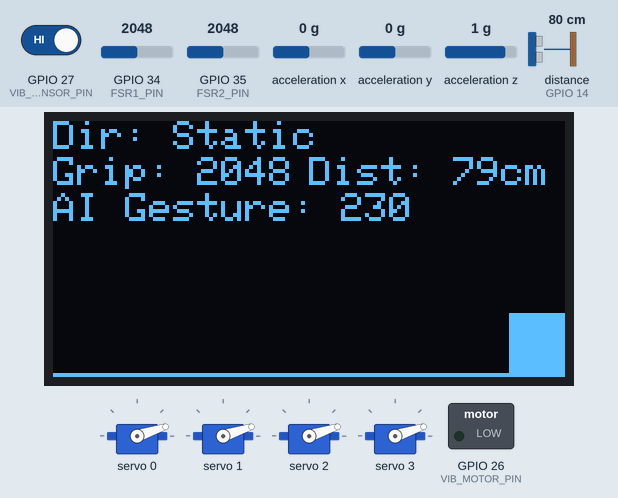
The sketch below on a simulated ESP32. Parts: 128×64 one-colour display, 4 × servo, switched loads named in the sketch (green lamp = pin HIGH). Wiring (inferred from the names in the program): ultrasonic range finder: trigger GPIO 12; echo GPIO 14. The test bench sets the inputs (shaded band); at power-on: acceleration x 0 g, GPIO 27 (VIB_SENSOR_PIN) HIGH, distance to the obstacle (sensor on GPIO 14) 80 cm, GPIO 34 (FSR1_PIN) = 2048, GPIO 35 (FSR2_PIN) = 2048, acceleration y 0 g, acceleration z 1 g. The echo pulse lasts 58.3 µs per cm; WiFi joins after 1.5 s; servers stay silent unless stated; pins used as bus, display or sensor lines are not drawn; what the sketch prints to the serial monitor is not drawn.

Above: at 7.03 s.
7.1 s: acceleration x set to -1.4 g
At 7.21 s:
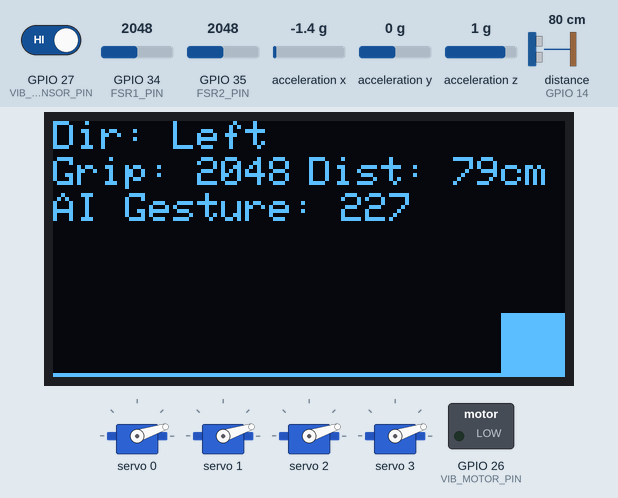
8.8 s: acceleration x set to 0.8 g
At 8.86 s:
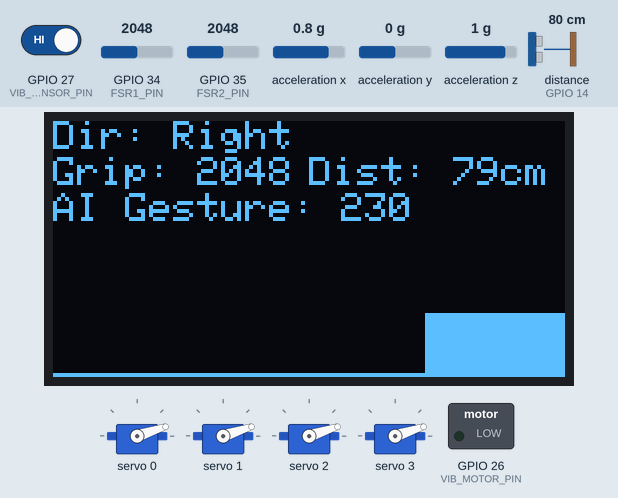
10.6 s: GPIO 27 (VIB_SENSOR_PIN) driven LOW
At 10.68 s:
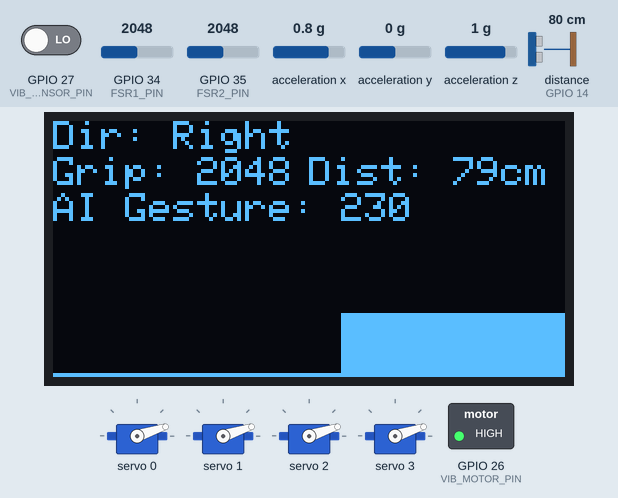
12.4 s: distance to the obstacle (sensor on GPIO 14) set to 2 cm
At 12.5 s:
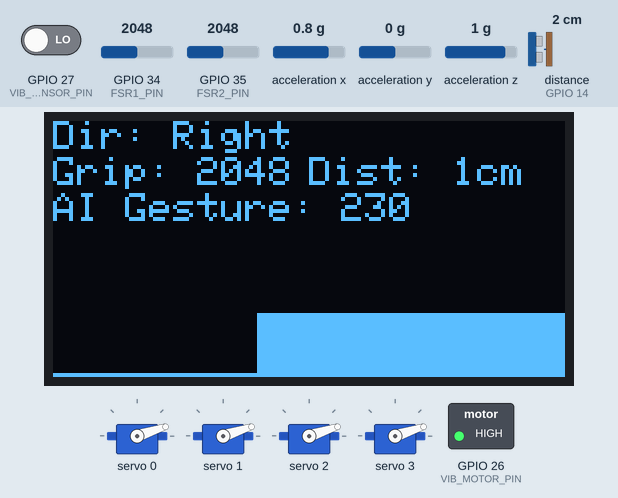
13.9 s: GPIO 34 (FSR1_PIN) set to 2547
At 13.99 s:
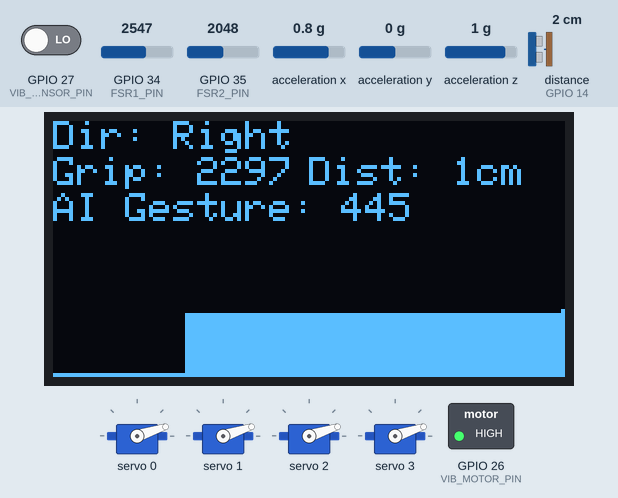
15.4 s: GPIO 35 (FSR2_PIN) set to 2547
At 15.47 s:
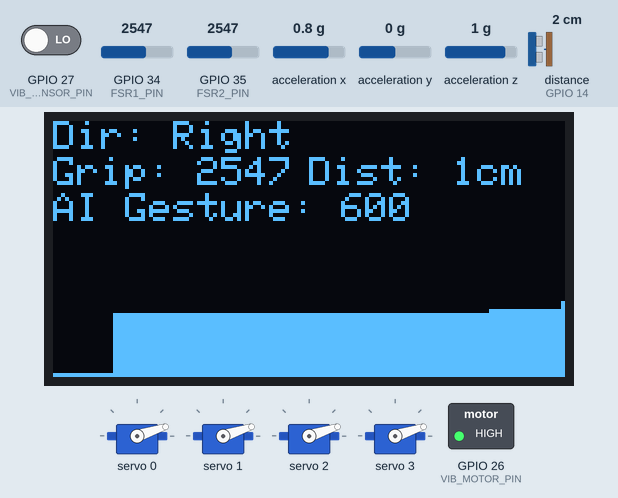
Timing chart, 0 to 17.9 s (numbered marks = the images above; inputs shaded):
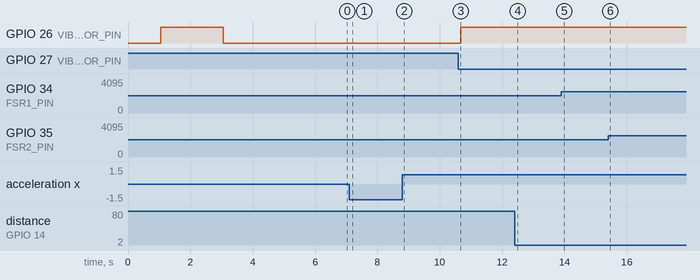

The sketch:

Prosthetic_Hand_AI_Control.ino.ino
```cpp
// --- INCLUDE YOUR TRAINED AI MODEL ---
// This file is generated by the Python notebook.
#include "model.h"

// --- CREATE AN INSTANCE OF THE AI MODEL ---
// The classname 'ProstheticHandModel' must match the 'classname' in your Python notebook
Eloquent::ML::Port::ProstheticHandModel model;

// --- BLYNK CONFIGURATION ---
#define BLYNK_TEMPLATE_ID "TMPL3DZyCh99j"
#define BLYNK_TEMPLATE_NAME "new"
#define BLYNK_AUTH_TOKEN "m9HY-VvKVE3yfa3kqXaaVY20Jk1hVtg0"
#define BLYNK_PRINT Serial
#include <WiFi.h>
#include <BlynkSimpleEsp32.h>
char auth[] = "m9HY-VvKVE3yfa3kqXaaVY20Jk1hVtg0";
char ssid[] = "Nothing Phone (2a)_5222";
char pass[] = "100200300";
// --- I2C & COMPONENT LIBRARIES ---
#include <Wire.h>
#include <Adafruit_GFX.h>
#include <Adafruit_SSD1306.h>
#include <Adafruit_ADXL345_U.h>
#include <Adafruit_Sensor.h>
#include <Adafruit_PWMServoDriver.h>

// --- PIN DEFINITIONS ---
#define I2C_SDA 21
#define I2C_SCL 22
#define FSR1_PIN 34
#define FSR2_PIN 35
#define TRIG_PIN 12
#define ECHO_PIN 14
#define VIB_SENSOR_PIN 27
#define VIB_MOTOR_PIN 26

// --- OLED DISPLAY SETUP ---
#define SCREEN_WIDTH 128
#define SCREEN_HEIGHT 64
#define OLED_RESET -1
Adafruit_SSD1306 display(SCREEN_WIDTH, SCREEN_HEIGHT, &Wire, OLED_RESET);

// --- ACCELEROMETER SETUP ---
Adafruit_ADXL345_Unified accel = Adafruit_ADXL345_Unified(12345);

// --- SERVO DRIVER SETUP ---
Adafruit_PWMServoDriver pwm = Adafruit_PWMServoDriver();
#define SERVO_FREQ 50
// Note: The model will predict values in this range, e.g., 150-600
#define SERVOMIN 150
#define SERVOMAX 600

// --- GLOBAL VARIABLES ---
int fsr1_val = 0;
int fsr2_val = 0;
int grip_pressure_avg = 0;
float accelX = 0.0, accelY = 0.0, accelZ = 0.0;
long distance_cm = 0;
int vibration_state = 0;
String motion_direction = "Static";
// int ai_predicted_pulse = SERVOMIN; // No longer the main AI output
int current_gesture = 0; // NEW: Variable for AI gesture output (0 = Rest)

// --- GRAPHING VARIABLES ---
#define GRAPH_WIDTH 128
#define GRAPH_HEIGHT 30
int gripHistory[GRAPH_WIDTH];
int graph_bottom_y = SCREEN_HEIGHT - 1;

void setup() {
  Serial.begin(115200);
  Serial.println("Prosthetic Hand System: AI CONTROL MODE");
  Serial.println("Loading AI model...");
  // The model is loaded automatically from model.h
  Serial.println("AI Model OK.");

  Wire.begin(I2C_SDA, I2C_SCL);

  // --- Initialize OLED Display ---
  if (!display.begin(SSD1306_SWITCHCAPVCC, 0x3C)) {
    Serial.println(F("SSD1306 allocation failed"));
    for (;;);
  }
  display.clearDisplay();
  display.setTextSize(1);
  display.setTextColor(SSD1306_WHITE);
  display.setCursor(0, 0);
  display.println("OLED Init: OK");
  display.println("MODE: AI CONTROL");
  display.display();
  delay(1000);

  // --- Initialize Accelerometer ---
  if (!accel.begin()) {
    Serial.println("Could not find ADXL345 sensor!");
    while (1) delay(10);
  }
  accel.setRange(ADXL345_RANGE_4_G);

  // --- Initialize Servo Driver ---
  pwm.begin();
  pwm.setPWMFreq(SERVO_FREQ);

  // --- Initialize Other GPIO Pins ---
  pinMode(FSR1_PIN, INPUT);
  pinMode(FSR2_PIN, INPUT);
  pinMode(TRIG_PIN, OUTPUT);
  pinMode(ECHO_PIN, INPUT);
  pinMode(VIB_SENSOR_PIN, INPUT_PULLUP);
  pinMode(VIB_MOTOR_PIN, OUTPUT);
  digitalWrite(VIB_MOTOR_PIN, LOW);

  // --- MOTOR TEST ---
  Serial.println("Testing vibration motor ON for 2 seconds...");
  digitalWrite(VIB_MOTOR_PIN, HIGH);
  delay(2000);
  digitalWrite(VIB_MOTOR_PIN, LOW);
  Serial.println("Motor test OFF. Resuming boot.");
  // --- END MOTOR TEST ---

  for (int i = 0; i < GRAPH_WIDTH; i++) {
    gripHistory[i] = 0;
  }

  // --- Connect to WiFi and Blynk ---
  Blynk.begin(auth, ssid, pass);
  Serial.println("Blynk Connected!");
  delay(1000);
}

void loop() {
  Blynk.run();

  readSensors();
  updateServos_AI(); // *** USE THE AI PREDICTION ***
  updateOLED();
  checkVibration();
  sendDataToBlynk();

  delay(50);
}

void readSensors() {
  // Read all sensors as before
  fsr1_val = analogRead(FSR1_PIN);
  fsr2_val = analogRead(FSR2_PIN);
  grip_pressure_avg = (fsr1_val + fsr2_val) / 2;

  sensors_event_t event;
  accel.getEvent(&event);
  accelX = event.acceleration.x;
  accelY = event.acceleration.y;
  accelZ = event.acceleration.z;

  if (accelX > 7.0) motion_direction = "Right";
  else if (accelX < -7.0) motion_direction = "Left";
  else if (accelY > 7.0) motion_direction = "Up";
  else if (accelY < -7.0) motion_direction = "Down";
  else if (abs(accelX) < 2.0 && abs(accelY) < 2.0 && accelZ > 8.0) motion_direction = "Static";

  digitalWrite(TRIG_PIN, LOW);
  delayMicroseconds(2);
  digitalWrite(TRIG_PIN, HIGH);
  delayMicroseconds(10);
  digitalWrite(TRIG_PIN, LOW);
  long duration = pulseIn(ECHO_PIN, HIGH);
  distance_cm = duration * 0.034 / 2;

  vibration_state = digitalRead(VIB_SENSOR_PIN);

  // --- SENSOR DEBUG ---
  Serial.print("Vibration Sensor State: ");
  Serial.println(vibration_state); // Will print 1 (HIGH) or 0 (LOW)
  // --- END SENSOR DEBUG ---
}

void updateServos_AI() {
  // --- AI PREDICTION (NEW GESTURE MODEL) ---
  // 1. Create the input features array for the model
  // MUST be in the *exact same order* as in the Python notebook
  float features[] = {
    (float)fsr1_val,
    (float)fsr2_val,
    accelX,
    accelY,
    accelZ
  };

  // 2. Call the model's predict function
  // This function comes from your NEW 'model.h' file
  // *** IMPORTANT: You must re-train your AI model as a CLASSIFIER ***
  // *** It must output 0 (Rest), 1 (Fist), 2 (Pinch), or 3 (Point) ***
  current_gesture = (int)model.predict(features);

  // 3. Implement the gesture logic using a switch case
  // I have filled in example servo values for you
  switch (current_gesture) {
    case 1: // FIST
      // move all 4 servos to "closed"
      // Assuming Servo 0 is Thumb, 1=Index, 2=Middle, 3=Ring
      pwm.setPWM(0, 0, SERVOMAX);
      pwm.setPWM(1, 0, SERVOMAX);
      pwm.setPWM(2, 0, SERVOMAX);
      pwm.setPWM(3, 0, SERVOMAX);
      break;

    case 2: // PINCH
      // move only thumb and index finger servos
      pwm.setPWM(0, 0, SERVOMAX); // Thumb closed
      pwm.setPWM(1, 0, SERVOMAX); // Index closed
      pwm.setPWM(2, 0, SERVOMIN); // Middle open
      pwm.setPWM(3, 0, SERVOMIN); // Ring open
      break;

    case 3: // POINT
      // move all servos closed, except index finger
      pwm.setPWM(0, 0, SERVOMAX); // Thumb closed
      pwm.setPWM(1, 0, SERVOMIN); // Index open
      pwm.setPWM(2, 0, SERVOMAX); // Middle closed
      pwm.setPWM(3, 0, SERVOMAX); // Ring closed
      break;

    default: // REST (Gesture 0 or any other number)
      // move all servos to "open"
      pwm.setPWM(0, 0, SERVOMIN);
      pwm.setPWM(1, 0, SERVOMIN);
      pwm.setPWM(2, 0, SERVOMIN);
      pwm.setPWM(3, 0, SERVOMIN);
      break;
  }
}

void updateOLED() {
  display.clearDisplay();
  display.setTextSize(1);
  display.setTextColor(SSD1306_WHITE);

  display.setCursor(0, 0);
  display.print("Dir: ");
  display.println(motion_direction);

  display.setCursor(0, 9);
  display.print("Grip: ");
  display.print(grip_pressure_avg);

  display.setCursor(64, 9);
  display.print("Dist: ");
  display.print(distance_cm);
  display.println("cm");

  display.setCursor(0, 18);
  // Display the AI's output gesture
  display.print("AI Gesture: ");
  display.print(current_gesture);

  drawGraph();
  display.display();
}

void drawGraph() {
  for (int i = 0; i < GRAPH_WIDTH - 1; i++) {
    gripHistory[i] = gripHistory[i + 1];
  }
  int mapped_grip = map(grip_pressure_avg, 0, 4095, 0, GRAPH_HEIGHT);
  gripHistory[GRAPH_WIDTH - 1] = constrain(mapped_grip, 0, GRAPH_HEIGHT);

  for (int x = 0; x < GRAPH_WIDTH; x++) {
    display.drawFastVLine(x, graph_bottom_y - gripHistory[x], gripHistory[x], SSD1306_WHITE);
  }
  display.drawFastHLine(0, graph_bottom_y, GRAPH_WIDTH, SSD1306_WHITE);
}

void checkVibration() {
  // Logic: Turn motor ON (HIGH) only when sensor is LOW (vibration)
  digitalWrite(VIB_MOTOR_PIN, (vibration_state == LOW) ? HIGH : LOW);
}

void sendDataToBlynk() {
  Blynk.virtualWrite(V0, grip_pressure_avg);
  Blynk.virtualWrite(V1, distance_cm);
  Blynk.virtualWrite(V2, accelX);
  Blynk.virtualWrite(V3, accelY);
  Blynk.virtualWrite(V4, accelZ);
  Blynk.virtualWrite(V5, motion_direction);
  Blynk.virtualWrite(V6, current_gesture); // Send AI gesture to Blynk
}
```

Source omitted: model.h (18735 bytes)

Measured:
- after the input at 7.1 s, the display: first differs from a run without the input after 0.10 s (image 1)
- after the input at 8.8 s, the display: changes after 0.05 s (image 2)
- after the input at 10.6 s, GPIO 26 (VIB_MOTOR_PIN): LOW → HIGH after 0.08 s
